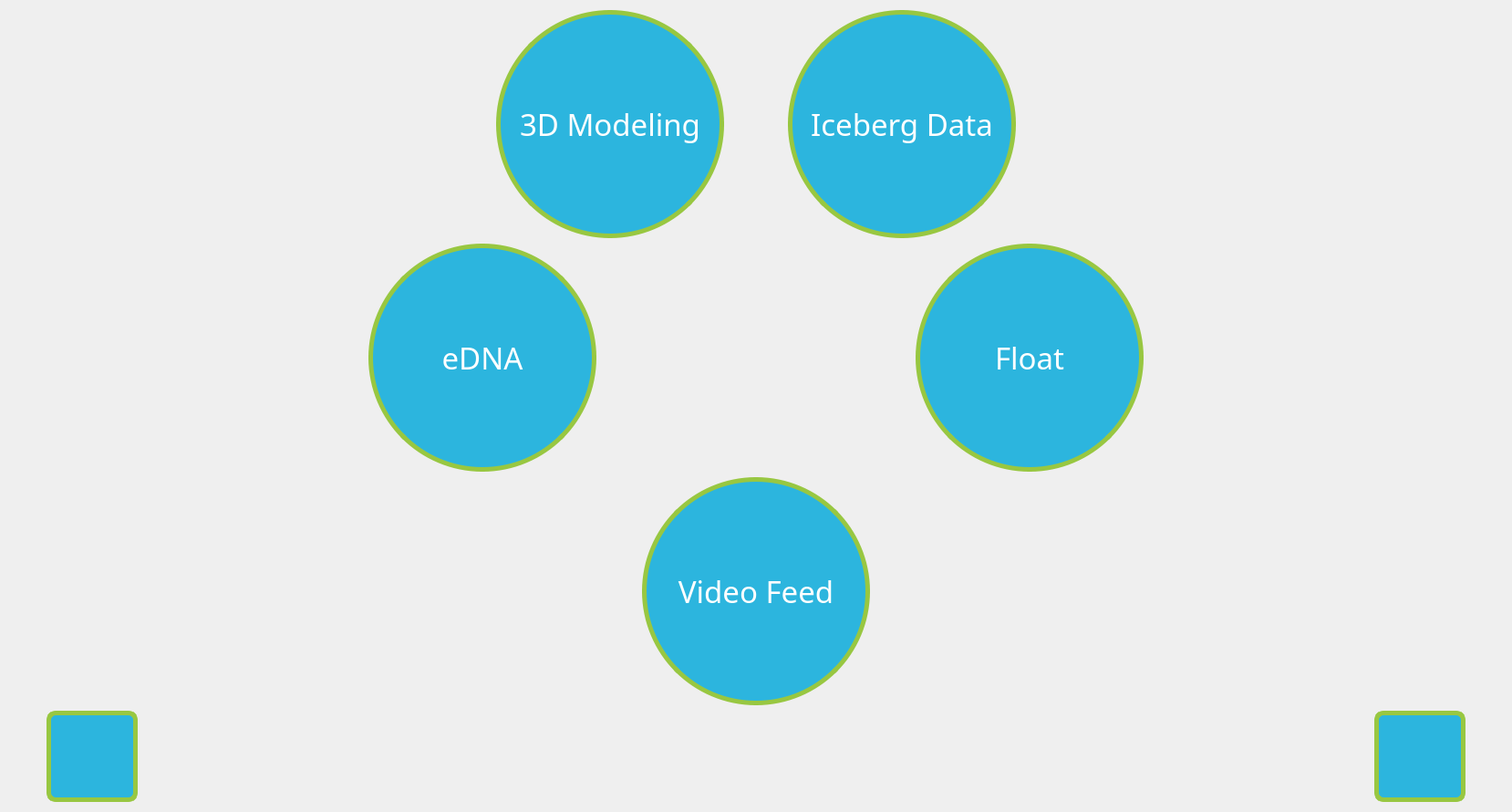
      <widget class="QWidget" name="mainMenu">
       <property name="styleSheet">
        <string notr="true">#mainMenu {
	
	border-image: url(:/images/images/bubbles_and_animals.png);
}</string>
       </property>
       <layout class="QGridLayout" name="gridLayout_13">
        <item row="0" column="0">
         <layout class="QVBoxLayout" name="verticalLayout">
          <item>
           <layout class="QHBoxLayout" name="horizontalLayout_22">
            <property name="spacing">
             <number>70</number>
            </property>
            <item>
             <spacer name="horizontalSpacer">
              <property name="orientation">
               <enum>Qt::Orientation::Horizontal</enum>
              </property>
              <property name="sizeHint" stdset="0">
               <size>
                <width>40</width>
                <height>20</height>
               </size>
              </property>
             </spacer>
            </item>
            <item>
             <widget class="QPushButton" name="modelingPushButton">
              <property name="sizePolicy">
               <sizepolicy hsizetype="Fixed" vsizetype="Fixed">
                <horstretch>0</horstretch>
                <verstretch>0</verstretch>
               </sizepolicy>
              </property>
              <property name="minimumSize">
               <size>
                <width>250</width>
                <height>250</height>
               </size>
              </property>
              <property name="maximumSize">
               <size>
                <width>250</width>
                <height>250</height>
               </size>
              </property>
              <property name="baseSize">
               <size>
                <width>250</width>
                <height>250</height>
               </size>
              </property>
              <property name="font">
               <font>
                <family>Aileron</family>
                <pointsize>25</pointsize>
               </font>
              </property>
              <property name="autoFillBackground">
               <bool>false</bool>
              </property>
              <property name="styleSheet">
               <string notr="true">QPushButton {
    background-color: rgb(44,181,222); /* A nice green color */
    color: rgb(255, 255, 255);             
    border-radius: 125px;       /* This curves the corners! */
    padding: 5px;              /* Gives the text some breathing room */
	border: 5px solid white;	
	border-color: rgb(152, 199, 65);
}
</string>
              </property>
              <property name="text">
               <string>3D Modeling</string>
              </property>
              <property name="icon">
               <iconset theme="QIcon::ThemeIcon::CameraVideo"/>
              </property>
             </widget>
            </item>
            <item>
             <widget class="QPushButton" name="icebergPushButton">
              <property name="sizePolicy">
               <sizepolicy hsizetype="Fixed" vsizetype="Fixed">
                <horstretch>0</horstretch>
                <verstretch>0</verstretch>
               </sizepolicy>
              </property>
              <property name="minimumSize">
               <size>
                <width>250</width>
                <height>250</height>
               </size>
              </property>
              <property name="maximumSize">
               <size>
                <width>250</width>
                <height>250</height>
               </size>
              </property>
              <property name="baseSize">
               <size>
                <width>220</width>
                <height>100</height>
               </size>
              </property>
              <property name="font">
               <font>
                <family>Aileron</family>
                <pointsize>25</pointsize>
                <italic>false</italic>
                <bold>false</bold>
               </font>
              </property>
              <property name="autoFillBackground">
               <bool>false</bool>
              </property>
              <property name="styleSheet">
               <string notr="true">QPushButton {
    background-color: rgb(44,181,222); /* A nice green color */
    color: rgb(255, 255, 255);             
    border-radius: 125px;       /* This curves the corners! */
    padding: 5px;              /* Gives the text some breathing room */
	border: 5px solid white;	
	border-color: rgb(152, 199, 65);
}
</string>
              </property>
              <property name="text">
               <string>Iceberg Data</string>
              </property>
              <property name="icon">
               <iconset theme="QIcon::ThemeIcon::SystemSearch"/>
              </property>
             </widget>
            </item>
            <item>
             <spacer name="horizontalSpacer_2">
              <property name="orientation">
               <enum>Qt::Orientation::Horizontal</enum>
              </property>
              <property name="sizeHint" stdset="0">
               <size>
                <width>40</width>
                <height>20</height>
               </size>
              </property>
             </spacer>
            </item>
           </layout>
          </item>
          <item>
           <layout class="QHBoxLayout" name="horizontalLayout_5">
            <property name="spacing">
             <number>50</number>
            </property>
            <item>
             <spacer name="horizontalSpacer_3">
              <property name="orientation">
               <enum>Qt::Orientation::Horizontal</enum>
              </property>
              <property name="sizeHint" stdset="0">
               <size>
                <width>40</width>
                <height>20</height>
               </size>
              </property>
             </spacer>
            </item>
            <item>
             <widget class="QPushButton" name="ednaPushButton">
              <property name="sizePolicy">
               <sizepolicy hsizetype="Fixed" vsizetype="Fixed">
                <horstretch>0</horstretch>
                <verstretch>0</verstretch>
               </sizepolicy>
              </property>
              <property name="minimumSize">
               <size>
                <width>250</width>
                <height>250</height>
               </size>
              </property>
              <property name="maximumSize">
               <size>
                <width>250</width>
                <height>250</height>
               </size>
              </property>
              <property name="baseSize">
               <size>
                <width>220</width>
                <height>100</height>
               </size>
              </property>
              <property name="font">
               <font>
                <family>Aileron</family>
                <pointsize>25</pointsize>
               </font>
              </property>
              <property name="autoFillBackground">
               <bool>false</bool>
              </property>
              <property name="styleSheet">
               <string notr="true">QPushButton {
    background-color: rgb(44,181,222); /* A nice green color */
    color: rgb(255, 255, 255);             
    border-radius: 125px;       /* This curves the corners! */
    padding: 5px;              /* Gives the text some breathing room */
	border: 5px solid white;	
	border-color: rgb(152, 199, 65);
}
</string>
              </property>
              <property name="text">
               <string>eDNA</string>
              </property>
              <property name="icon">
               <iconset theme="QIcon::ThemeIcon::MediaFlash"/>
              </property>
             </widget>
            </item>
            <item>
             <widget class="QLabel" name="crush_label">
              <property name="sizePolicy">
               <sizepolicy hsizetype="Fixed" vsizetype="Fixed">
                <horstretch>0</horstretch>
                <verstretch>0</verstretch>
               </sizepolicy>
              </property>
              <property name="minimumSize">
               <size>
                <width>250</width>
                <height>250</height>
               </size>
              </property>
              <property name="maximumSize">
               <size>
                <width>250</width>
                <height>250</height>
               </size>
              </property>
              <property name="styleSheet">
               <string notr="true">background-color: transparent;
border: none;</string>
              </property>
              <property name="text">
               <string/>
              </property>
             </widget>
            </item>
            <item>
             <widget class="QPushButton" name="floatPushButton">
              <property name="sizePolicy">
               <sizepolicy hsizetype="Fixed" vsizetype="Fixed">
                <horstretch>0</horstretch>
                <verstretch>0</verstretch>
               </sizepolicy>
              </property>
              <property name="minimumSize">
               <size>
                <width>250</width>
                <height>250</height>
               </size>
              </property>
              <property name="maximumSize">
               <size>
                <width>250</width>
                <height>250</height>
               </size>
              </property>
              <property name="baseSize">
               <size>
                <width>220</width>
                <height>100</height>
               </size>
              </property>
              <property name="font">
               <font>
                <family>Aileron</family>
                <pointsize>25</pointsize>
                <italic>false</italic>
                <bold>false</bold>
               </font>
              </property>
              <property name="autoFillBackground">
               <bool>false</bool>
              </property>
              <property name="styleSheet">
               <string notr="true">QPushButton {
    background-color: rgb(44,181,222); /* A nice green color */
    color: rgb(255, 255, 255);             
    border-radius: 125px;       /* This curves the corners! */
    padding: 5px;              /* Gives the text some breathing room */
	border: 5px solid white;	
	border-color: rgb(152, 199, 65);
}
</string>
              </property>
              <property name="text">
               <string>Float</string>
              </property>
              <property name="icon">
               <iconset theme="QIcon::ThemeIcon::SoftwareUpdateAvailable"/>
              </property>
             </widget>
            </item>
            <item>
             <spacer name="horizontalSpacer_4">
              <property name="orientation">
               <enum>Qt::Orientation::Horizontal</enum>
              </property>
              <property name="sizeHint" stdset="0">
               <size>
                <width>40</width>
                <height>20</height>
               </size>
              </property>
             </spacer>
            </item>
           </layout>
          </item>
          <item>
           <layout class="QHBoxLayout" name="horizontalLayout_4">
            <item>
             <spacer name="horizontalSpacer_6">
              <property name="orientation">
               <enum>Qt::Orientation::Horizontal</enum>
              </property>
              <property name="sizeHint" stdset="0">
               <size>
                <width>40</width>
                <height>20</height>
               </size>
              </property>
             </spacer>
            </item>
            <item>
             <widget class="QPushButton" name="cameraFeedPushButton">
              <property name="sizePolicy">
               <sizepolicy hsizetype="Fixed" vsizetype="Fixed">
                <horstretch>0</horstretch>
                <verstretch>0</verstretch>
               </sizepolicy>
              </property>
              <property name="minimumSize">
               <size>
                <width>250</width>
                <height>250</height>
               </size>
              </property>
              <property name="maximumSize">
               <size>
                <width>250</width>
                <height>250</height>
               </size>
              </property>
              <property name="sizeIncrement">
               <size>
                <width>0</width>
                <height>0</height>
               </size>
              </property>
              <property name="baseSize">
               <size>
                <width>250</width>
                <height>250</height>
               </size>
              </property>
              <property name="font">
               <font>
                <family>Aileron</family>
                <pointsize>25</pointsize>
               </font>
              </property>
              <property name="autoFillBackground">
               <bool>false</bool>
              </property>
              <property name="styleSheet">
               <string notr="true">QPushButton {
    background-color: rgb(44,181,222); /* A nice green color */
    color: rgb(255, 255, 255);             
    border-radius: 125px;       /* This curves the corners! */
    padding: 5px;              /* Gives the text some breathing room */
	border: 5px solid white;	
	border-color: rgb(152, 199, 65);
}
</string>
              </property>
              <property name="text">
               <string>Video Feed</string>
              </property>
              <property name="icon">
               <iconset theme="QIcon::ThemeIcon::MediaRecord"/>
              </property>
             </widget>
            </item>
            <item>
             <spacer name="horizontalSpacer_7">
              <property name="orientation">
               <enum>Qt::Orientation::Horizontal</enum>
              </property>
              <property name="sizeHint" stdset="0">
               <size>
                <width>40</width>
                <height>20</height>
               </size>
              </property>
             </spacer>
            </item>
           </layout>
          </item>
         </layout>
        </item>
        <item row="1" column="0">
         <layout class="QHBoxLayout" name="horizontalLayout_23">
          <item>
           <spacer name="horizontalSpacer_8">
            <property name="orientation">
             <enum>Qt::Orientation::Horizontal</enum>
            </property>
            <property name="sizeHint" stdset="0">
             <size>
              <width>40</width>
              <height>20</height>
             </size>
            </property>
           </spacer>
          </item>
          <item>
           <widget class="QPushButton" name="pushButton">
            <property name="minimumSize">
             <size>
              <width>100</width>
              <height>100</height>
             </size>
            </property>
            <property name="maximumSize">
             <size>
              <width>100</width>
              <height>100</height>
             </size>
            </property>
            <property name="font">
             <font>
              <family>Aileron</family>
              <pointsize>30</pointsize>
              <bold>true</bold>
             </font>
            </property>
            <property name="styleSheet">
             <string notr="true">QPushButton {
    background-color: rgb(44,181,222); /* A nice green color */
    color: rgb(0, 0, 0);              /* White text */
    border-radius: 10px;       /* This curves the corners! */
    padding: 5px;              /* Gives the text some breathing room */
	border: 5px solid white;	
	border-color: rgb(152, 199, 65);
}
</string>
            </property>
            <property name="text">
             <string/>
            </property>
            <property name="icon">
             <iconset theme="QIcon::ThemeIcon::DocumentProperties"/>
            </property>
            <property name="iconSize">
             <size>
              <width>40</width>
              <height>40</height>
             </size>
            </property>
           </widget>
          </item>
          <item>
           <spacer name="horizontalSpacer_31">
            <property name="orientation">
             <enum>Qt::Orientation::Horizontal</enum>
            </property>
            <property name="sizeType">
             <enum>QSizePolicy::Policy::Fixed</enum>
            </property>
            <property name="sizeHint" stdset="0">
             <size>
              <width>1350</width>
              <height>20</height>
             </size>
            </property>
           </spacer>
          </item>
          <item>
           <widget class="QPushButton" name="closeProgramButton">
            <property name="sizePolicy">
             <sizepolicy hsizetype="Preferred" vsizetype="Fixed">
              <horstretch>0</horstretch>
              <verstretch>0</verstretch>
             </sizepolicy>
            </property>
            <property name="minimumSize">
             <size>
              <width>100</width>
              <height>100</height>
             </size>
            </property>
            <property name="maximumSize">
             <size>
              <width>100</width>
              <height>100</height>
             </size>
            </property>
            <property name="font">
             <font>
              <family>Aileron</family>
              <pointsize>30</pointsize>
              <italic>false</italic>
              <bold>true</bold>
              <underline>false</underline>
              <strikeout>false</strikeout>
              <kerning>true</kerning>
             </font>
            </property>
            <property name="cursor">
             <cursorShape>PointingHandCursor</cursorShape>
            </property>
            <property name="styleSheet">
             <string notr="true">QPushButton {
    background-color: rgb(44,181,222); /* A nice green color */
    color: rgb(0, 0, 0);              /* White text */
    border-radius: 10px;       /* This curves the corners! */
    padding: 5px;              /* Gives the text some breathing room */
	border: 5px solid white;	
	border-color: rgb(152, 199, 65);
}
</string>
            </property>
            <property name="text">
             <string/>
            </property>
            <property name="icon">
             <iconset theme="QIcon::ThemeIcon::ApplicationExit"/>
            </property>
            <property name="iconSize">
             <size>
              <width>50</width>
              <height>50</height>
             </size>
            </property>
           </widget>
          </item>
          <item>
           <spacer name="horizontalSpacer_30">
            <property name="orientation">
             <enum>Qt::Orientation::Horizontal</enum>
            </property>
            <property name="sizeHint" stdset="0">
             <size>
              <width>40</width>
              <height>20</height>
             </size>
            </property>
           </spacer>
          </item>
         </layout>
        </item>
       </layout>
      </widget>
